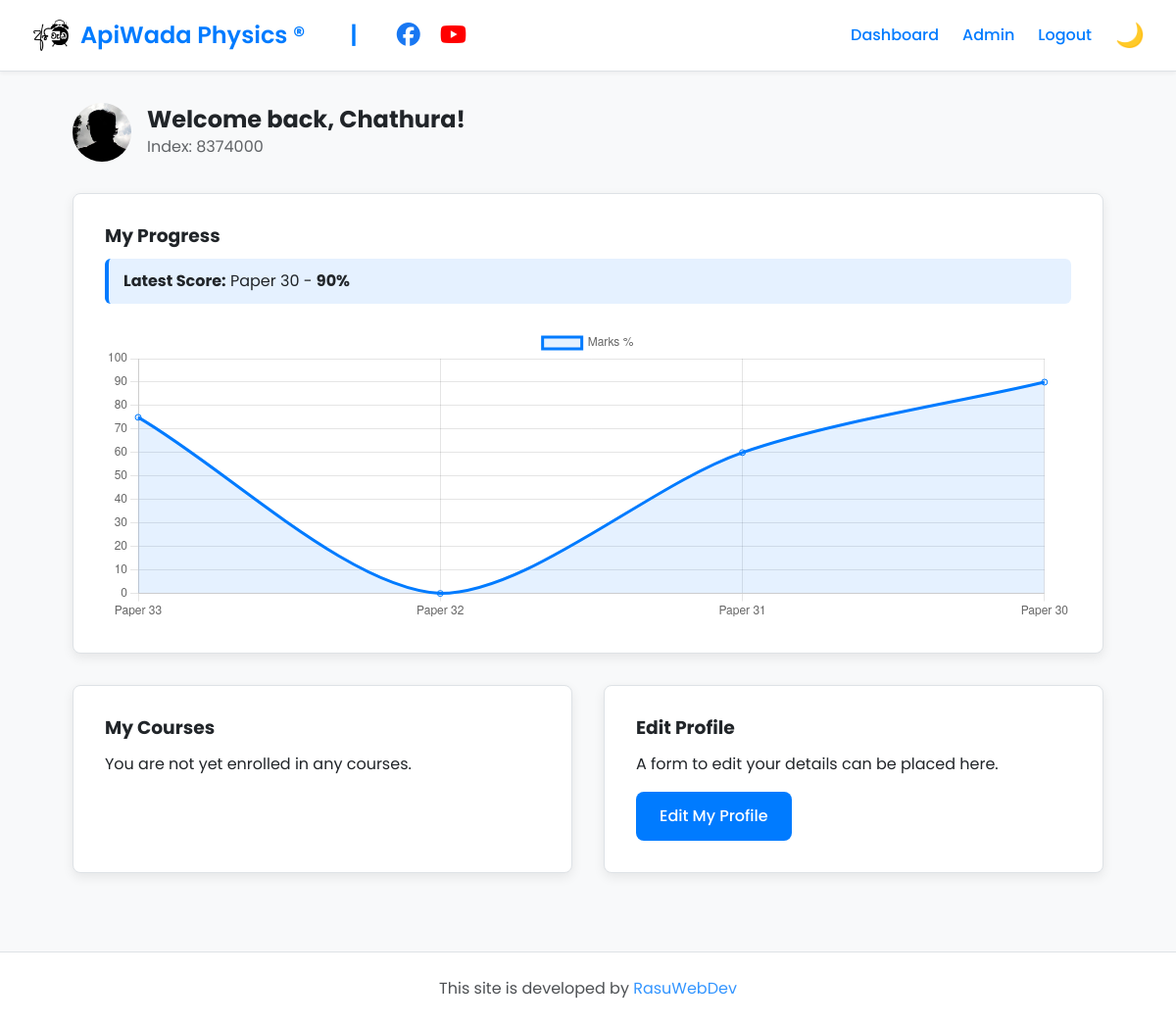
Page /dashboard (signed in) on the earlier database version.
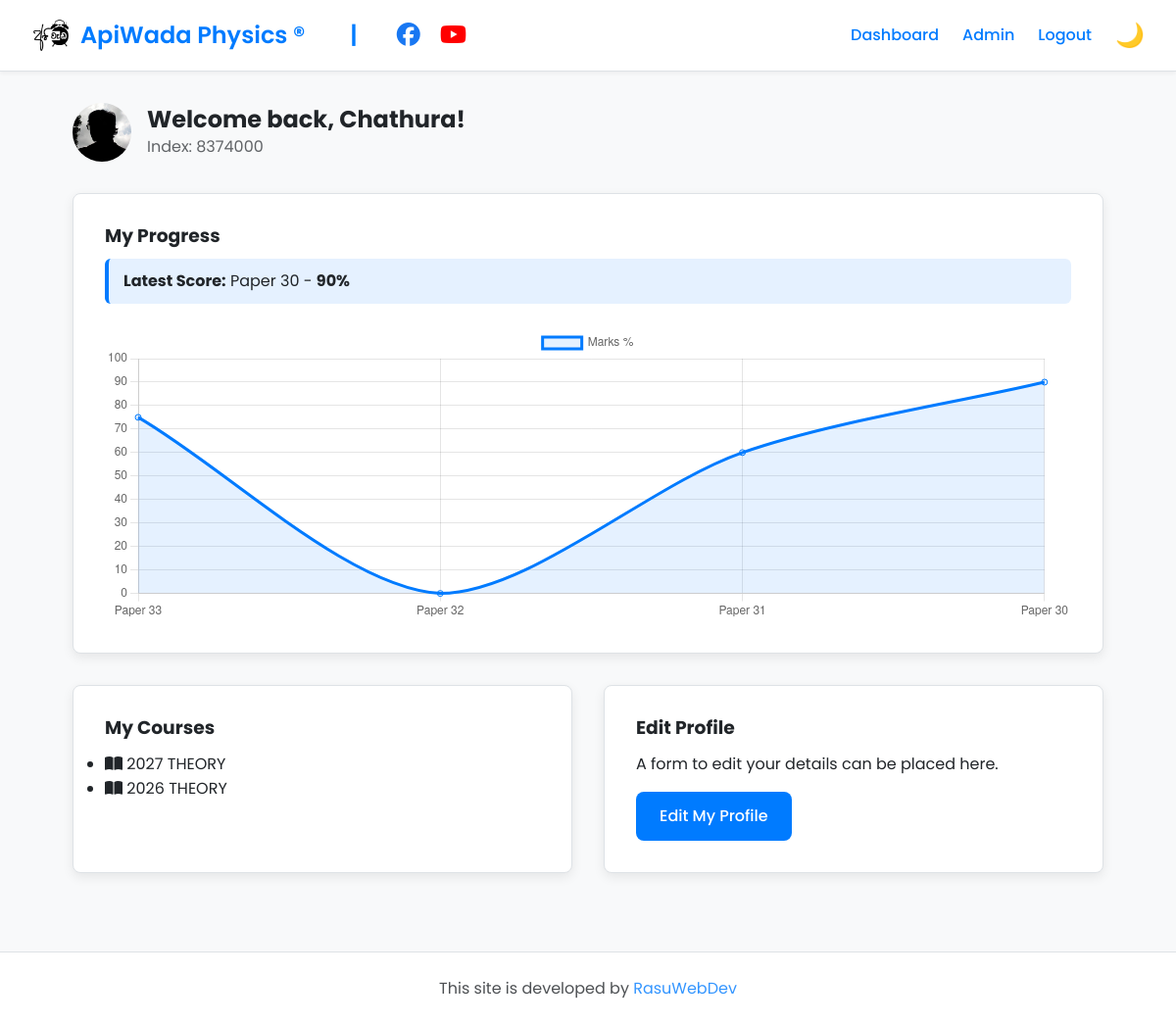
Same page on the later database version.
### app.py (models this page shows)
class User(db.Model, UserMixin):
    id = db.Column(db.Integer, primary_key=True)
    index_number = db.Column(db.String(10), unique=True, nullable=False)
    name = db.Column(db.String(100), nullable=False)
    email = db.Column(db.String(100), unique=True, nullable=False)
    password = db.Column(db.String(200), nullable=False)
    exam_year = db.Column(db.Integer, nullable=False)
    school = db.Column(db.String(150))
    birthday = db.Column(db.Date, nullable=False)
    guardian_contact = db.Column(db.String(15))
    whatsapp_number = db.Column(db.String(15), nullable=False)
    profile_picture = db.Column(db.String(100), default='default.jpg')
    is_admin = db.Column(db.Boolean, default=False)
    enrollments = db.relationship('Enrollment', backref='student', lazy=True)
    marks = db.relationship('Mark', backref='student', lazy=True)

class Mark(db.Model):
    id = db.Column(db.Integer, primary_key=True)
    user_id = db.Column(db.Integer, db.ForeignKey('user.id'), nullable=False)
    paper_name = db.Column(db.String(100), nullable=False)
    score = db.Column(db.Integer, nullable=False)
    date_recorded = db.Column(db.Date, default=date.today)

class Enrollment(db.Model):
    id = db.Column(db.Integer, primary_key=True)
    user_id = db.Column(db.Integer, db.ForeignKey('user.id'), nullable=False)
    course_id = db.Column(db.Integer, db.ForeignKey('course.id'), nullable=False)
    payment_status = db.Column(db.String(20), default='pending')
    course = db.relationship('Course', backref='enrollments')

class Course(db.Model):
    id = db.Column(db.Integer, primary_key=True)
    name = db.Column(db.String(100), nullable=False)
    description = db.Column(db.Text)
    price = db.Column(db.Float, nullable=False)

### app.py (the view)
@app.route('/dashboard')
@login_required
def dashboard():
    birthday_wish = ""
    today = date.today()
    if current_user.birthday.month == today.month and current_user.birthday.day == today.day:
        birthday_wish = f"Happy Birthday, {current_user.name}! 🎉"
    student_marks = Mark.query.filter_by(user_id=current_user.id).order_by(Mark.date_recorded.desc()).all()
    chart_labels = [mark.paper_name for mark in reversed(student_marks)]
    chart_data = [mark.score for mark in reversed(student_marks)]
    enrollments = current_user.enrollments
    return render_template('dashboard.html', wish=birthday_wish, marks=student_marks, chart_labels=chart_labels, chart_data=chart_data, enrollments=enrollments)

### app.py (called while the page is built)
@login_manager.user_loader
def load_user(user_id):
    return User.query.get(int(user_id))

### templates/dashboard.html (shortened to what this page needs)
{% extends "_layout.html" %}
{% block content %}
<div class="dashboard-header">
    <div class="profile-area">
        {% if current_user.profile_picture and current_user.profile_picture != 'default.jpg' %}
            <img src="{{ url_for('static', filename='images/profile_pics/' + current_user.profile_picture) }}"
                 alt="Profile Picture" class="profile-pic">
        {% else %}
            <div class="profile-pic-initial">{{ current_user.name[0].upper() }}</div>
        {% endif %}
        <div class="profile-text">
            <h2>Welcome back, {{ current_user.name.split()[0] }}!</h2>
            <p>Index: {{ current_user.index_number }}</p>
        </div>
    </div>
</div>
<div class="card">
    <h3>My Progress</h3>
    {% if marks %}
        <div class="latest-mark">
            <strong>Latest Score:</strong> {{ marks[0].paper_name }} - <strong>{{ marks[0].score }}%</strong>
        </div>
        <div class="chart-container" style="height:300px;">
            <canvas id="progressChart"></canvas>
        </div>
    {% else %}
        <p>Your progress chart will appear here once your marks are added.</p>
    {% endif %}
</div>
<div class="dashboard-grid">
<div class="card">
    <h3>My Courses</h3>
    {% if enrollments %}
        <ul class="course-list">
            {% for enrollment in enrollments %}
                <li>
                    <i class="fas fa-book-open"></i> <span>{{ enrollment.course.name }}</span>
                </li>
            {% endfor %}
        </ul>
    {% else %}
        <p>You are not yet enrolled in any courses.</p>
    {% endif %}
</div>
    <div class="card">
        <h3>Edit Profile</h3>
        <p>A form to edit your details can be placed here.</p>
        <a href="{{ url_for('edit_profile') }}" class="btn btn-primary" style="margin-top: 1rem;">Edit My Profile</a>
    </div>
</div>
{% if marks %}
<script>
document.addEventListener('DOMContentLoaded', function () {
    const canvas = document.getElementById('progressChart');
    if (!canvas) return;
    // ✅ Safely load data from Flask (prevents "Declaration or statement expected" errors)
    const chartLabels = JSON.parse('{{ chart_labels | tojson | safe }}');
    const chartData = JSON.parse('{{ chart_data | tojson | safe }}');
    const ctx = canvas.getContext('2d');
    new Chart(ctx, {
        type: 'line',
        data: {
            labels: chartLabels,
            datasets: [{
                label: 'Marks %',
                data: chartData,
                borderColor: 'rgb(0, 123, 255)',
                backgroundColor: 'rgba(0, 123, 255, 0.1)',
                fill: true,
                tension: 0.3
            }]
        },
        options: {
            responsive: true,
            maintainAspectRatio: false,
            scales: {
                y: {
                    beginAtZero: true,
                    max: 100
                }
            }
        }
    });
});
</script>
{% endif %}
{% endblock %}

### templates/_layout.html (shortened to what this page needs)
<!DOCTYPE html>
<html lang="en">
<head>
    <link rel="stylesheet" href="{{ url_for('static', filename='css/style.css') }}">
    <link rel="stylesheet" href="https://cdnjs.cloudflare.com/ajax/libs/font-awesome/6.5.2/css/all.min.css">
</head>
<body class="light-theme">
    <nav class="navbar">
        <div class="navbar-brand-container">
<a href="{{ url_for('home') }}" class="navbar-brand">
    <div class="logo-container">
        <img src="{{ url_for('static', filename='images/logo-light.png') }}" alt="logo" class="navbar-logo logo-light-theme">
    </div>
    <span>ApiWada Physics &reg;&#160;&#160;&#160;&#160;&#160;&#160;&#160;&#160;| </span>
</a>
    <div class="navbar-socials">
        <a href="https://www.facebook.com/share/16urZo8NHz/" target="_blank" title="Facebook"><i class="fab fa-facebook"></i></a>
        <a href="https://youtube.com/@niroshanjayathunge?si=XfvMYr95he5KKUD0" target="_blank" title="YouTube"><i class="fab fa-youtube"></i></a>
    </div>
</div>
        <div class="navbar-links">
            {% if current_user.is_authenticated %}
                <a href="{{ url_for('dashboard') }}">Dashboard</a>
                {% if current_user.is_admin %}
                    <a href="{{ url_for('admin') }}">Admin</a>
                {% endif %}
                <a href="{{ url_for('logout') }}">Logout</a>
            {% else %}
                <a href="{{ url_for('login') }}">Login</a>
                <a href="{{ url_for('register') }}">Register</a>
            {% endif %}
            <button id="theme-switcher">🌙</button>
        </div>
    </nav>
    <main>
        {% block content %}{% endblock %}
    </main>
    <footer class="site-footer">
    <p>This site is developed by <a href="https://www.rasuweb.dev" target="_blank">RasuWebDev</a></p>
</footer>
</body>
</html>

### static/css/style.css (style rules this page uses)
:root { --primary-color: #007bff; --primary-hover: #0056b3; --success-color: #28a745; --danger-color: #dc3545; --info-color: #17a2b8; --bg-light: #f8f9fa; --card-bg-light: #ffffff; --text-light: #212529; --border-light: #dee2e6; --bg-dark: #121212; --card-bg-dark: #1e1e1e; --text-dark: #e0e0e0; --border-dark: #343a40; --border-radius: 8px; --box-shadow: 0 4px 12px rgba(0, 0, 0, 0.08); }
* { box-sizing: border-box; margin: 0; padding: 0; }
body { font-family: 'Poppins', sans-serif; line-height: 1.6; transition: background-color 0.3s ease, color 0.3s ease; }
body.light-theme { background-color: var(--bg-light); color: var(--text-light); }
h1, h2, h3 { line-height: 1.2; margin-bottom: 0.75rem; }
a { color: var(--primary-color); text-decoration: none; }
.navbar { display: flex; justify-content: space-between; align-items: center; padding: 1rem 2rem; background-color: var(--card-bg-light); box-shadow: 0 2px 4px rgba(0,0,0,0.05); border-bottom: 1px solid var(--border-light); }
.navbar-brand { font-size: 1.5rem; font-weight: 600; }
.navbar-links { display: flex; align-items: center; gap: 1.5rem; }
.navbar-links a { font-weight: 500; transition: color 0.2s ease; }
#theme-switcher { background: none; border: none; cursor: pointer; font-size: 1.5rem; line-height: 1; }
main { max-width: 1100px; margin: 2rem auto; padding: 0 1.5rem; }
.card { background-color: var(--card-bg-light); border-radius: var(--border-radius); padding: 2rem; box-shadow: var(--box-shadow); margin-bottom: 2rem; border: 1px solid var(--border-light); }
.btn { display: inline-block; padding: 0.75rem 1.5rem; border-radius: var(--border-radius); border: none; cursor: pointer; font-weight: 500; font-size: 1rem; transition: background-color 0.2s ease, transform 0.2s ease; }
.btn-primary { background-color: var(--primary-color); color: #fff; }
.dashboard-header { display: flex; justify-content: space-between; align-items: center; margin-bottom: 2rem; }
.profile-area { display: flex; align-items: center; gap: 1rem; }
.profile-pic { width: 60px; height: 60px; border-radius: 50%; object-fit: cover; }
.profile-text h2 { margin: 0; }
.profile-text p { margin: 0; opacity: 0.7; }
.latest-mark { background-color: rgba(0, 123, 255, 0.1); padding: 10px 15px; border-radius: 6px; border-left: 4px solid var(--primary-color); margin-bottom: 1.5rem; }
.chart-container { position: relative; height: 350px; width: 100%; }
.dashboard-grid { display: grid; grid-template-columns: 1fr 1fr; gap: 2rem; }
.navbar-brand { display: flex; align-items: center; gap: 10px; }
.navbar-logo { height: 40px; width: auto; }
.navbar-brand-container { display: flex; align-items: center; gap: 1.5rem; }
.navbar-socials a { color: var(--text-light); font-size: 1.5rem; margin-left: 1rem; transition: color 0.2s ease, transform 0.2s ease; }
.site-footer { text-align: center; padding: 1.5rem; margin-top: 3rem; background-color: var(--card-bg-light); border-top: 1px solid var(--border-light); }
.site-footer p { margin: 0; opacity: 0.8; }
.logo-container { display: flex; align-items: center; justify-content: center; }
.navbar-socials .fa-facebook { color: #1877F2; }
.navbar-socials .fa-youtube { color: #FF0000; }

Differences in the rows shown:
added Enrollment: course.name "2027 THEORY"
added Enrollment: course.name "2026 THEORY"
Other differences:
text no longer shown: "You are not yet enrolled in any courses."
